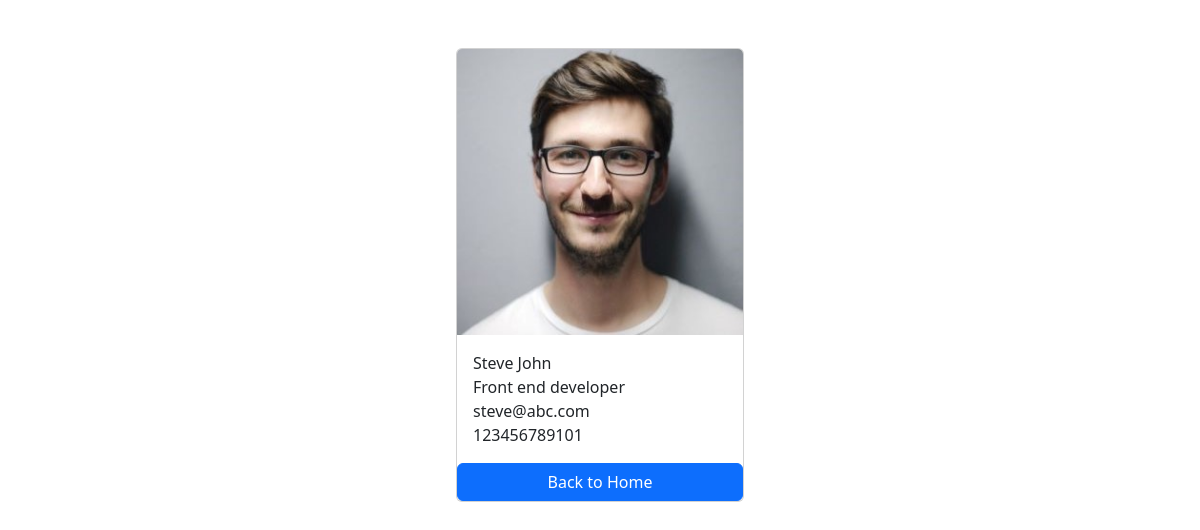
Screenshot of /employees/1 with the database file from the repository.
### employees/models.py (models this page shows, shortened)
class Employee(models.Model):
    first_name = models.CharField(max_length = 50)
    last_name = models.CharField(max_length = 50)
    photo = models.ImageField(upload_to='images')
    designation = models.CharField(max_length = 50)
    email_address = models.EmailField(max_length = 100, unique = True)
    phone_number = models.CharField(max_length = 12, blank = True)
    created_at = models.DateTimeField(auto_now_add = True)
    updated_at = models.DateTimeField(auto_now = True)

### employees/views.py (the view)
# urls.py: path('<int:pk>', views.employee_detail, name="employee-details"),
def employee_detail(request, pk):
    employee = get_object_or_404(Employee, pk=pk)
    context = {
        "employee": employee
    }
    return render(request, "employee_detail.html", context)

### templates/employee_detail.html
{% extends 'home.html' %}
{% block content %}
<div class="card mx-auto mt-5" style="width: 18rem;">
    <img src="{{employee.photo.url}}" class="card-img-top" alt="...">
    <div class="card-body">
      <p class="card-text m-0"> {{employee.first_name}} {{employee.last_name}}</p>
      <p class="card-text m-0"> {{employee.designation}} </p>
      <p class="card-text m-0"> {{employee.email_address}} </p>
      <p class="card-text m-0"> {{employee.phone_number}} </p>
    </div>
    <a href="{% url 'home' %}" class="btn btn-primary">Back to Home</a>
  </div>
{% endblock content %}

### rows the page displays
Employee: photo (picture), first_name "Steve", last_name "John", designation "Front end developer", email_address "steve@abc.com", phone_number "123456789101"
